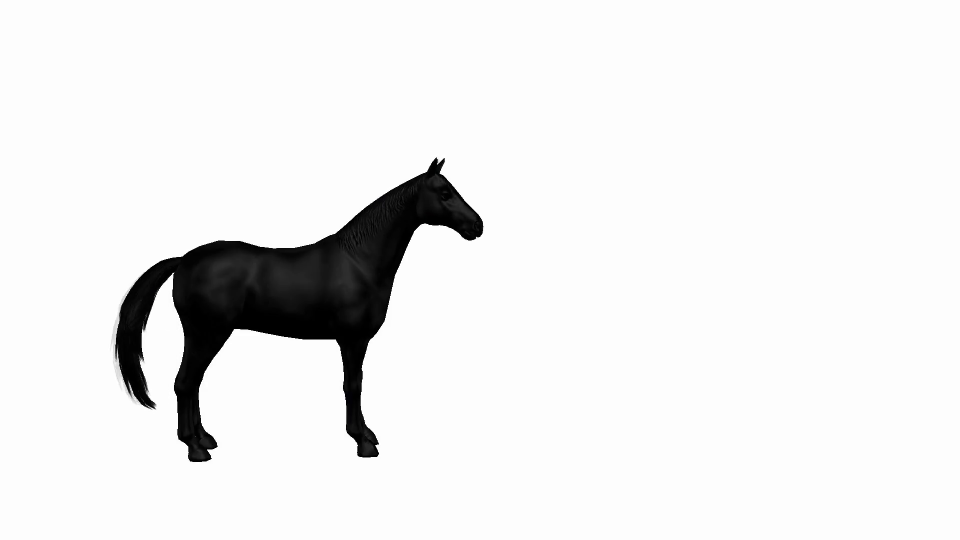
#> input picture horse1.png, 1920 x 1080 px (shown at 1/2 size)
$ python PolyDP.py
#> lines starting #> are read from the running program, lines starting #| are printed output that depends on the picture; after the words box and inside, x2 and y2 are one past the last pixel; in counts of white or black regions, pixels touching at a corner belong together
import numpy as np
import cv2

img = cv2.imread('horse1.png')
#> img is the input picture: shape (1080, 1920, 3); mean B, G, R 236.4, 236.4, 236.4
img = cv2.resize(img, None,fx=1, fy=1, interpolation = cv2.INTER_CUBIC)

canvas = 255*np.zeros(img.shape, np.uint8)
img2gray = cv2.cvtColor(img,cv2.COLOR_BGR2GRAY)

kernel = np.ones((5,5),np.float32)/25
img2gray = cv2.filter2D(img2gray,-1,kernel)

ret,thresh = cv2.threshold(img2gray,250,255,cv2.THRESH_BINARY_INV)
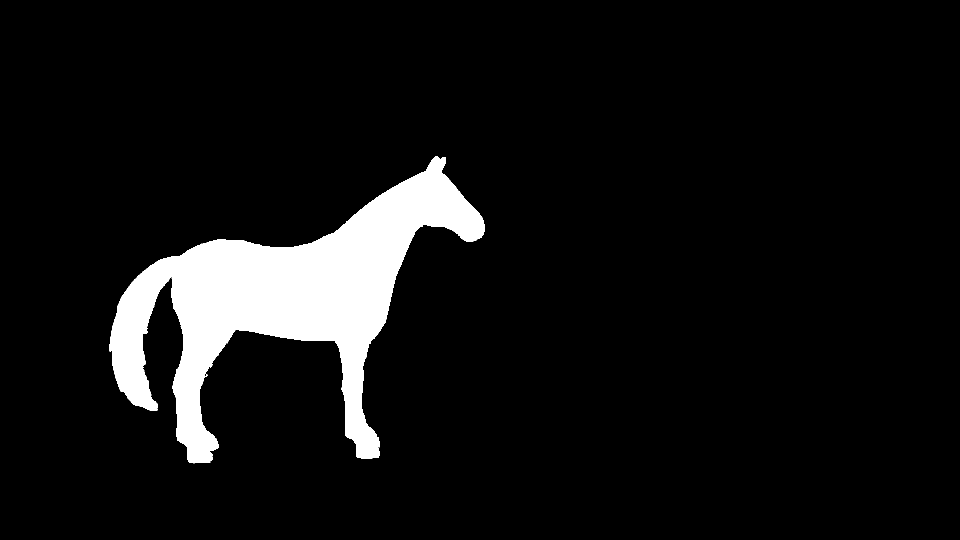
#> thresh: shape (1080, 1920) (shown at 1/2 size); 7.5% white; 2 white regions (1 under 20 px)
contours,hierarchy = cv2.findContours(thresh, cv2.RETR_TREE, cv2.CHAIN_APPROX_NONE)
#> contours = 4 contours, 3 with area under 20; largest, box (x1, y1, x2, y2) and area: (218, 313, 970, 927) 152916

cnt = contours[0]
#> cnt = contour of 12 points, box (x1, y1, x2, y2) (411, 748, 415, 754), area 8
cv2.drawContours(img2gray, [cnt], 0, (0,255,0), 3)
#> img2gray: shape (1080, 1920); min 0, max 255, mean 236.4

cnt = contours[0]
max_area = cv2.contourArea(cnt)
#> max_area = 8

for cont in contours:
    if cv2.contourArea(cont) > max_area:
        cnt = cont
        max_area = cv2.contourArea(cont)
#> this loop made 4 passes
#> max_area on pass 2: 152916
#> cont on pass 3: [[755, 876], [756, 875], [757, 876], [756, 877]]
#> after the loop, cnt = contour of 3454 points, box (x1, y1, x2, y2) (218, 313, 970, 927), area 152916; max_area = 152916

perimeter = cv2.arcLength(cnt,True)
#> perimeter = 3805.3
epsilon = 0.003*cv2.arcLength(cnt,True)
#> epsilon = 11.42
approx = cv2.approxPolyDP(cnt,epsilon,True)
#> approx = contour of 38 points, box (x1, y1, x2, y2) (218, 313, 968, 926), area 153667

poly = []
for ele in approx:
    poly = poly + [tuple(ele[0])]
#> this loop made 38 passes
#> ele on passes 6 to 17: [[623, 486]], [[548, 495]], [[434, 479]], [[320, 519]], [[235, 611]], [[218, 698]], [[238, 776]], [[266, 808]], [[314, 820]], [[284, 733]], [[285, 667]], [[343, 553]]
#> poly on passes 1 to 5: [(967, 440)], [(967, 440), (882, 345)], [(967, 440), (882, 345), (891, 314)], [(967, 440), (882, 345), (891, 314), (870, 313)], [(967, 440), (882, 345), (891, 314), (870, 313), (851, 342)]
#> after the loop, poly = 38 pairs, first value 218 to 967, second value 313 to 925

hull = cv2.convexHull(cnt)
#> hull = contour of 40 points, box (x1, y1, x2, y2) (218, 313, 970, 927), area 306520

l = len(approx)
#> l = 38

for i in range(l):
	pa = (approx[i].item(0), approx[i].item(1))
	pb = (approx[(i+1)%l].item(0), approx[(i+1)%l].item(1))
	cv2.line(canvas, pa, pb, (255, 0, 0), 2)
#> this loop made 38 passes
#> (pa, pb) on passes 1 to 12: ((967, 440), (882, 345)), ((882, 345), (891, 314)), ((891, 314), (870, 313)), ((870, 313), (851, 342)), ((851, 342), (623, 486)), ((623, 486), (548, 495)), ((548, 495), (434, 479)), ((434, 479), (320, 519)), ((320, 519), (235, 611)), ((235, 611), (218, 698)), ((218, 698), (238, 776)), ((238, 776), (266, 808))
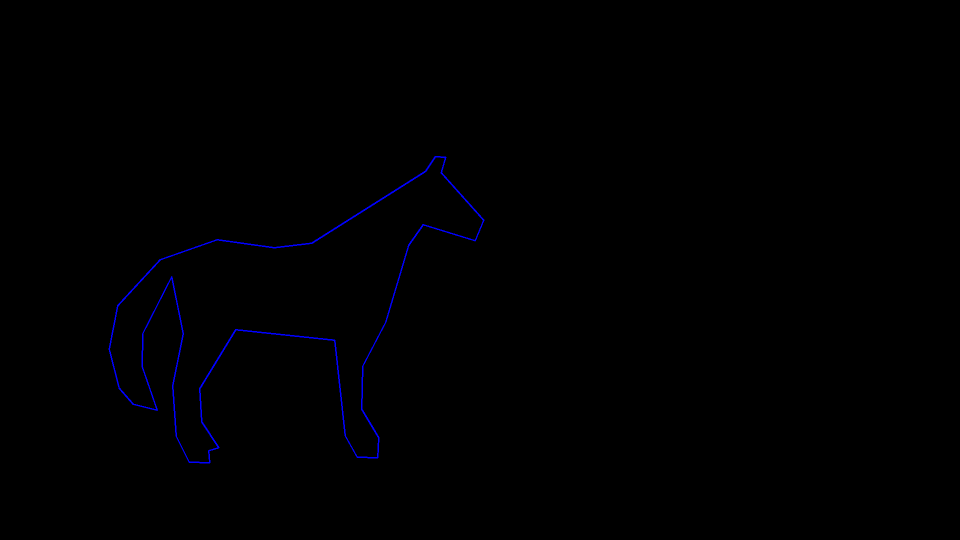
#> canvas: shape (1080, 1920, 3) (shown at 1/2 size); mean of channels 0, 1, 2 1.2, 0, 0; drawn as B, G, R

cv2.drawContours(canvas, approx, -1, (0, 0, 255), 3)
#> canvas: shape (1080, 1920, 3); 0.02% of pixels changed, all inside (x1, y1, x2, y2) = (216, 311, 970, 928)

cv2.imshow("Contour", canvas)
k = cv2.waitKey(0)
#> (key Esc is pressed here)

if k == 27:
    cv2.destroyAllWindows()
